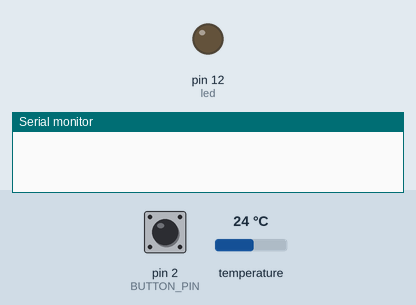
The sketch below on a simulated Arduino Uno, built with avr-gcc and run on an emulated ATmega328P. Shown: output pins drawn as LEDs (lit = HIGH), the last lines printed to the serial monitor. Inputs (shaded band) come from the test bench; at power-on: temperature 24 °C, pin 2 (BUTTON_PIN) HIGH.

Above: at 0.1 s.
At 3.3 s:
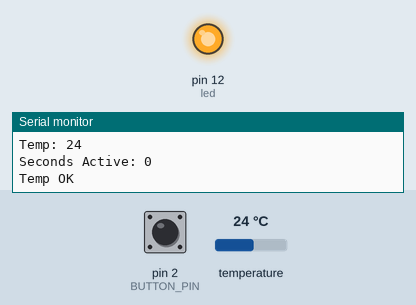
3.4 s: temperature set to 12 °C
7.6 s: pin 2 (BUTTON_PIN) pulled LOW for 2.15 s
11.2 s: temperature set to 28 °C
Timing chart, 0 to 14.2 s (numbered marks = the images above; inputs shaded):
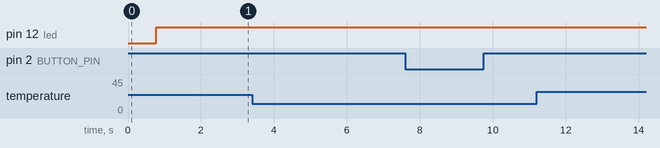

The sketch:

sketch.ino
```cpp
#include <stage.h>
#include <Button.h>
#include <OneWire.h>
#include <DallasTemperature.h>
#define BUTTON_PIN 2

#define TEMPERATURE_PROBE_PIN 9
#define TEMPERATURE_PRECISION 12


const int led         = 12;
Stage st;

// Setup a oneWire instance to communicate with any OneWire devices (not just Maxim/Dallas temperature ICs)
OneWire oneWire(TEMPERATURE_PROBE_PIN);

// Pass our oneWire reference to Dallas Temperature.
DallasTemperature temp_probe(&oneWire);
Button button = Button(BUTTON_PIN,BUTTON_PULLUP);


void setup()
{
  pinMode(BUTTON_PIN, INPUT_PULLUP); // Enable internal pull-up resistor on pin 4
  pinMode(led,OUTPUT);
  temp_probe.begin();
  temp_probe.setResolution(TEMPERATURE_PRECISION);

  Serial.begin(9600);
  st = Stage(22,27,5);
  st.pause(false);
}

void loop()
{
	int temp = get_temp();
	if(st.completed())
	{
		Serial.println("Stage completed");
	}else
	{
		if(button.uniquePress())
		{
			st.isPaused() ?
			    Serial.print("Brewing timer paused: ") :
			    Serial.print("Brewing timer active: ");

			Serial.println(st.pause(!st.isPaused()));

		}
		if(st.isPaused())
		{

  			digitalWrite(led, HIGH);   // turn the LED on (HIGH is the voltage level)
		}else{

  			digitalWrite(led, LOW);   // turn the LED on (HIGH is the voltage level)
		}
		Serial.print("TUSC: ");
		Serial.println(st.timeLeft());
		Serial.print("Temp: ");
		Serial.println(temp);
		Serial.print("Seconds Active: ");
		Serial.println(st.secondsActive());

		switch (st.checkTempAlarm(temp))
		{
			case TEMP_HIGH:
				Serial.print("Maxtemp: ");
				Serial.println(st.getMaxTemp());
				Serial.println("Temp to high! ");
				break;
			case TEMP_LOW:
				Serial.println("Temp to low! ");
				break;
			case TEMP_OK:
				Serial.println("Temp OK ");
				break;
		}


	}
	Serial.println();
    delay(1000);

}

float get_temp()
{

  temp_probe.requestTemperatures(); // Send the command to get temperatures
  temp_probe.setResolution(TEMPERATURE_PRECISION);
  float t = temp_probe.getTempCByIndex(0);
  if(t > -50){
     return t;
  }else{
    return -127;
  }
}
```
